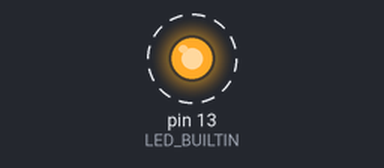
The program below on a simulated Arduino Uno, built with avr-gcc and run on an emulated ATmega328P. On the bench: output pins drawn as LEDs (lit = HIGH). Dashed ring = blinking. What the program prints to the serial monitor is not drawn.

Above: at 0.5 s.
Timing chart, 0 to 4.6 s (numbered marks = the images above):
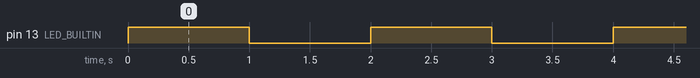

Measured:
- by itself, pin 13 (LED_BUILTIN): alternates HIGH for 1.0 s and LOW for 1.0 s

The program:

main.cpp
```cpp
#include <Arduino.h>

void setup() {
    pinMode(LED_BUILTIN, OUTPUT);
    Serial.begin(115200);
}

void loop() {
    digitalWrite(LED_BUILTIN, HIGH);
    delay(1000);
    digitalWrite(LED_BUILTIN, LOW);
    delay(1000);
    Serial.println("This is the blink sketch");
}
```
